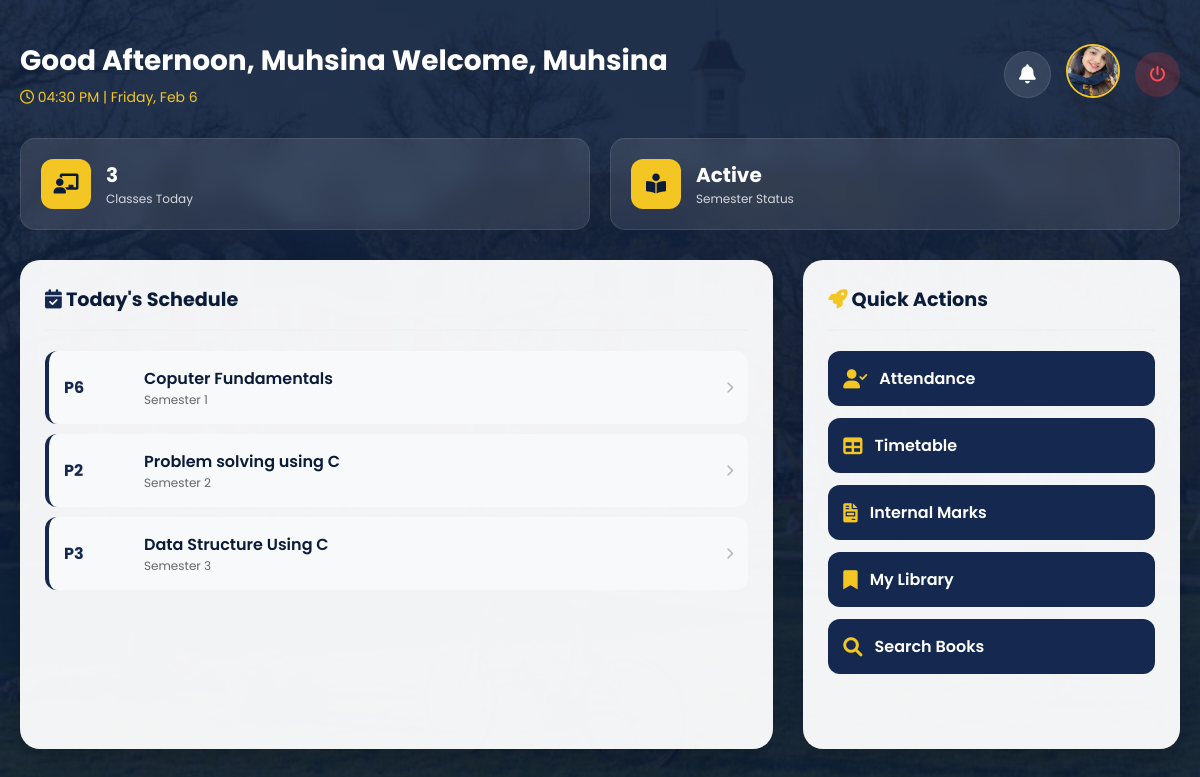
The page /teacher/dashboard/ (signed in) on the database its author committed.
### accounts/models.py (models this page shows)
class User(AbstractUser):
    ROLE_CHOICES = (
        ('student','Student'),
        ('teacher','Teacher'),
        ('parent','Parent'),
    )
    role = models.CharField(
        max_length=10,
        choices=ROLE_CHOICES,
        blank=True,
        null=True
    )

### teachers/models.py (models this page shows, shortened)
class Teacher(models.Model):
    SUBJECT_CHOICES = (
        ('MATHS', 'Mathematics'),
        ('PHY', 'Physics'),
        ('CHEM', 'Chemistry'),
        ('CS', 'Computer Science'),
        ('ENG', 'English'),
        ('ML','Malayalam'),
        ('CM','Commerce'),
        ('FN','Financial')
    )
    user = models.OneToOneField(User, on_delete=models.CASCADE)
    date_of_birth = models.DateField()
    subject = models.CharField(max_length=20, choices=SUBJECT_CHOICES, null=True)
    profile_photo = models.ImageField(upload_to='teachers/', blank=True, null=True)

class Subject(models.Model):
    name = models.CharField(max_length=100)
    course = models.CharField(max_length=20, choices=Student.COURSE_CHOICES)
    semester = models.PositiveIntegerField(choices=Student.SEMESTER_CHOICES)

### dashboard/models.py (models this page shows, shortened)
class TimeTable(models.Model):
    DAYS_OF_WEEK = [
        ('Monday', 'Monday'),
        ('Tuesday', 'Tuesday'),
        ('Wednesday', 'Wednesday'),
        ('Thursday', 'Thursday'),
        ('Friday', 'Friday'),
        ('Saturday', 'Saturday'),
    ]
    course = models.CharField(max_length=20, choices=Student.COURSE_CHOICES)
    semester = models.PositiveIntegerField(choices=Student.SEMESTER_CHOICES)
    day = models.CharField(max_length=10, choices=DAYS_OF_WEEK)
    period_number = models.PositiveIntegerField(choices=[(i, f"Period {i}") for i in range(1, 8)])
    subject = models.ForeignKey(Subject, on_delete=models.CASCADE)
    teacher = models.ForeignKey(Teacher, on_delete=models.CASCADE, null=True)
    class Meta:
        unique_together = ('course', 'semester', 'day', 'period_number')

### teachers/views.py (the view)
# urls.py: path('dashboard/', views.teacher_dashboard, name='teacher-dashboard'),
def teacher_dashboard(request):
    teacher = request.user.teacher
    today_name = timezone.now().strftime('%A')
    todays_timetable = TimeTable.objects.filter(
        teacher=teacher,
        day=today_name
    )
    return render(request, 'teachers/dashboard.html', {
        'todays_timetable': todays_timetable
    })

### notifications/context_processors.py (called while the page is built)
def notification_count(request):
    if request.user.is_authenticated:
        count = Notification.objects.filter(
            recipient=request.user,
            is_read=False
        ).count()
    else:
        count = 0
    return {
        'unread_notification_count': count
    }

### templates/teachers/dashboard.html (shortened to what this page needs)
{% extends 'base.html' %}
{% load static %}
{% block content %}
<link rel="stylesheet" href="https://cdnjs.cloudflare.com/ajax/libs/font-awesome/6.0.0/css/all.min.css">
<div class="dashboard-wrapper">
    <div class="dashboard-header">
        <div class="welcome-text" id="greeting-box">
            Welcome, {{ request.user.first_name }}
            <small id="live-clock"></small>
        </div>
<div class="header-actions">
    <div class="notification-wrapper">
        <div class="notification-wrapper">
    <a href="{% url 'notifications:notification_list' %}" class="notification-btn">
        <i class="fas fa-bell"></i>
    </a>
</div>
    </div>
    <a href="{% url 'teacher_profile' %}">
        <img src="{% if request.user.teacher.profile_photo %}{{ request.user.teacher.profile_photo.url }}{% else %}{% static 'images/default_profile.png' %}{% endif %}"
             class="profile-pic" title="Profile Settings">
    </a>
    <a href="{% url 'logout' %}" class="logout-btn" id="logout-trigger">
        <i class="fas fa-power-off"></i>
    </a>
</div>
    </div>
    <div class="stats-row">
        <div class="stat-card">
            <div class="stat-icon"><i class="fas fa-chalkboard-teacher"></i></div>
            <div class="stat-info">
                <div style="font-size: 20px; font-weight: 700;">{{ todays_timetable|length }}</div>
                <div style="font-size: 12px; opacity: 0.8;">Classes Today</div>
            </div>
        </div>
        <div class="stat-card">
            <div class="stat-icon"><i class="fas fa-book-reader"></i></div>
            <div class="stat-info">
                <div style="font-size: 20px; font-weight: 700;">Active</div>
                <div style="font-size: 12px; opacity: 0.8;">Semester Status</div>
            </div>
        </div>
    </div>
    <div class="dashboard-grid">
        <div class="left-panel">
            <div class="widget">
                <h3><i class="fas fa-calendar-check" style="color: var(--navy)"></i> Today's Schedule</h3>
                <div class="schedule-list">
                    {% for period in todays_timetable %}
                    <div class="schedule-item">
                        <div class="schedule-time">P{{ period.period_number }}</div>
                        <div style="flex-grow: 1;">
                            <div style="font-weight: 600;">{{ period.subject.name }}</div>
                            <div style="font-size: 12px; color: #666;">Semester {{ period.semester }}</div>
                        </div>
                        <i class="fas fa-chevron-right" style="font-size: 12px; opacity: 0.3;"></i>
                    </div>
                    {% empty %}
                    <div style="text-align: center; padding: 40px; color: #999;">
                        <i class="fas fa-coffee fa-3x" style="margin-bottom: 15px; opacity: 0.2;"></i>
                        <p>No classes scheduled for today. Enjoy your break!</p>
                    </div>
                    {% endfor %}
                </div>
            </div>
        </div>
        <div class="right-panel">
            <div class="widget">
                <h3><i class="fas fa-rocket" style="color: var(--gold)"></i> Quick Actions</h3>
                <div class="quick-actions-grid">
                    <a href="{% url 'attendance_home' %}" class="quick-btn">
                        <i class="fas fa-user-check"></i> Attendance
                    </a>
                    <a href="{% url 'teacher_timetable' %}" class="quick-btn">
                        <i class="fas fa-table"></i> Timetable
                    </a>
                    <a href="{% url 'teacher-internal-subjects' %}" class="quick-btn">
                        <i class="fas fa-file-invoice"></i> Internal Marks
                    </a>
                    <a href="{% url 'my-library' %}" class="quick-btn">
                        <i class="fas fa-bookmark"></i> My Library
                    </a>
                    <a href="{% url 'user-book-search' %}" class="quick-btn">
                        <i class="fas fa-search"></i> Search Books
                    </a>
                </div>
            </div>
        </div>
    </div>
</div>
{% endblock %}

### rows shown on the page
User: user.first_name "Muhsina", profile_photo (picture)
TimeTable: period_number "6", subject.name "Coputer Fundamentals", semester "1"
TimeTable: period_number "2", subject.name "Problem solving using C", semester "2"
TimeTable: period_number "3", subject.name "Data Structure Using C", semester "3"

### other values the page prints
{{ todays_timetable|length }} "3"
